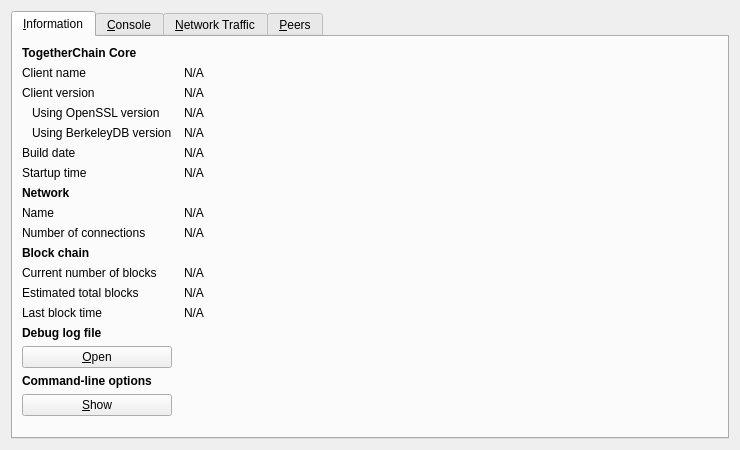
<?xml version="1.0" encoding="UTF-8"?>
<ui version="4.0">
 <class>RPCConsole</class>
 <widget class="QDialog" name="RPCConsole">
  <property name="geometry">
   <rect>
    <x>0</x>
    <y>0</y>
    <width>740</width>
    <height>450</height>
   </rect>
  </property>
  <property name="windowTitle">
   <string>TogetherChain - Debug window</string>
  </property>
  <layout class="QVBoxLayout" name="verticalLayout_2">
   <item>
    <widget class="QTabWidget" name="tabWidget">
     <property name="currentIndex">
      <number>0</number>
     </property>
     <widget class="QWidget" name="tab_info">
      <attribute name="title">
       <string>&amp;Information</string>
      </attribute>
      <layout class="QGridLayout" name="gridLayout" columnstretch="0,1">
       <property name="horizontalSpacing">
        <number>12</number>
       </property>
       <item row="0" column="0">
        <widget class="QLabel" name="label_9">
         <property name="font">
          <font>
           <weight>75</weight>
           <bold>true</bold>
          </font>
         </property>
         <property name="text">
          <string>TogetherChain Core</string>
         </property>
        </widget>
       </item>
       <item row="1" column="0">
        <widget class="QLabel" name="label_5">
         <property name="text">
          <string>Client name</string>
         </property>
        </widget>
       </item>
       <item row="1" column="1">
        <widget class="QLabel" name="clientName">
         <property name="cursor">
          <cursorShape>IBeamCursor</cursorShape>
         </property>
         <property name="text">
          <string>N/A</string>
         </property>
         <property name="textFormat">
          <enum>Qt::PlainText</enum>
         </property>
         <property name="textInteractionFlags">
          <set>Qt::LinksAccessibleByMouse|Qt::TextSelectableByKeyboard|Qt::TextSelectableByMouse</set>
         </property>
        </widget>
       </item>
       <item row="2" column="0">
        <widget class="QLabel" name="label_6">
         <property name="text">
          <string>Client version</string>
         </property>
        </widget>
       </item>
       <item row="2" column="1">
        <widget class="QLabel" name="clientVersion">
         <property name="cursor">
          <cursorShape>IBeamCursor</cursorShape>
         </property>
         <property name="text">
          <string>N/A</string>
         </property>
         <property name="textFormat">
          <enum>Qt::PlainText</enum>
         </property>
         <property name="textInteractionFlags">
          <set>Qt::LinksAccessibleByMouse|Qt::TextSelectableByKeyboard|Qt::TextSelectableByMouse</set>
         </property>
        </widget>
       </item>
       <item row="3" column="0">
        <widget class="QLabel" name="label_14">
         <property name="text">
          <string>Using OpenSSL version</string>
         </property>
         <property name="indent">
          <number>10</number>
         </property>
        </widget>
       </item>
       <item row="3" column="1">
        <widget class="QLabel" name="openSSLVersion">
         <property name="cursor">
          <cursorShape>IBeamCursor</cursorShape>
         </property>
         <property name="text">
          <string>N/A</string>
         </property>
         <property name="textFormat">
          <enum>Qt::PlainText</enum>
         </property>
         <property name="textInteractionFlags">
          <set>Qt::LinksAccessibleByMouse|Qt::TextSelectableByKeyboard|Qt::TextSelectableByMouse</set>
         </property>
        </widget>
       </item>
       <item row="4" column="0">
        <widget class="QLabel" name="label_berkeleyDBVersion">
         <property name="text">
          <string>Using BerkeleyDB version</string>
         </property>
         <property name="indent">
          <number>10</number>
         </property>
        </widget>
       </item>
       <item row="4" column="1">
        <widget class="QLabel" name="berkeleyDBVersion">
         <property name="cursor">
          <cursorShape>IBeamCursor</cursorShape>
         </property>
         <property name="text">
          <string>N/A</string>
         </property>
         <property name="textFormat">
          <enum>Qt::PlainText</enum>
         </property>
         <property name="textInteractionFlags">
          <set>Qt::LinksAccessibleByMouse|Qt::TextSelectableByKeyboard|Qt::TextSelectableByMouse</set>
         </property>
        </widget>
       </item>
       <item row="5" column="0">
        <widget class="QLabel" name="label_12">
         <property name="text">
          <string>Build date</string>
         </property>
        </widget>
       </item>
       <item row="5" column="1">
        <widget class="QLabel" name="buildDate">
         <property name="cursor">
          <cursorShape>IBeamCursor</cursorShape>
         </property>
         <property name="text">
          <string>N/A</string>
         </property>
         <property name="textFormat">
          <enum>Qt::PlainText</enum>
         </property>
         <property name="textInteractionFlags">
          <set>Qt::LinksAccessibleByMouse|Qt::TextSelectableByKeyboard|Qt::TextSelectableByMouse</set>
         </property>
        </widget>
       </item>
       <item row="6" column="0">
        <widget class="QLabel" name="label_13">
         <property name="text">
          <string>Startup time</string>
         </property>
        </widget>
       </item>
       <item row="6" column="1">
        <widget class="QLabel" name="startupTime">
         <property name="cursor">
          <cursorShape>IBeamCursor</cursorShape>
         </property>
         <property name="text">
          <string>N/A</string>
         </property>
         <property name="textFormat">
          <enum>Qt::PlainText</enum>
         </property>
         <property name="textInteractionFlags">
          <set>Qt::LinksAccessibleByMouse|Qt::TextSelectableByKeyboard|Qt::TextSelectableByMouse</set>
         </property>
        </widget>
       </item>
       <item row="7" column="0">
        <widget class="QLabel" name="label_11">
         <property name="font">
          <font>
           <weight>75</weight>
           <bold>true</bold>
          </font>
         </property>
         <property name="text">
          <string>Network</string>
         </property>
        </widget>
       </item>
       <item row="8" column="0">
        <widget class="QLabel" name="label_8">
         <property name="text">
          <string>Name</string>
         </property>
        </widget>
       </item>
       <item row="8" column="1">
        <widget class="QLabel" name="networkName">
         <property name="cursor">
          <cursorShape>IBeamCursor</cursorShape>
         </property>
         <property name="text">
          <string>N/A</string>
         </property>
         <property name="textFormat">
          <enum>Qt::PlainText</enum>
         </property>
         <property name="textInteractionFlags">
          <set>Qt::LinksAccessibleByMouse|Qt::TextSelectableByKeyboard|Qt::TextSelectableByMouse</set>
         </property>
        </widget>
       </item>
       <item row="9" column="0">
        <widget class="QLabel" name="label_7">
         <property name="text">
          <string>Number of connections</string>
         </property>
        </widget>
       </item>
       <item row="9" column="1">
        <widget class="QLabel" name="numberOfConnections">
         <property name="cursor">
          <cursorShape>IBeamCursor</cursorShape>
         </property>
         <property name="text">
          <string>N/A</string>
         </property>
         <property name="textFormat">
          <enum>Qt::PlainText</enum>
         </property>
         <property name="textInteractionFlags">
          <set>Qt::LinksAccessibleByMouse|Qt::TextSelectableByKeyboard|Qt::TextSelectableByMouse</set>
         </property>
        </widget>
       </item>
       <item row="10" column="0">
        <widget class="QLabel" name="label_10">
         <property name="font">
          <font>
           <weight>75</weight>
           <bold>true</bold>
          </font>
         </property>
         <property name="text">
          <string>Block chain</string>
         </property>
        </widget>
       </item>
       <item row="11" column="0">
        <widget class="QLabel" name="label_3">
         <property name="text">
          <string>Current number of blocks</string>
         </property>
        </widget>
       </item>
       <item row="11" column="1">
        <widget class="QLabel" name="numberOfBlocks">
         <property name="cursor">
          <cursorShape>IBeamCursor</cursorShape>
         </property>
         <property name="text">
          <string>N/A</string>
         </property>
         <property name="textFormat">
          <enum>Qt::PlainText</enum>
         </property>
         <property name="textInteractionFlags">
          <set>Qt::LinksAccessibleByMouse|Qt::TextSelectableByKeyboard|Qt::TextSelectableByMouse</set>
         </property>
        </widget>
       </item>
       <item row="12" column="0">
        <widget class="QLabel" name="label_4">
         <property name="text">
          <string>Estimated total blocks</string>
         </property>
        </widget>
       </item>
       <item row="12" column="1">
        <widget class="QLabel" name="totalBlocks">
         <property name="cursor">
          <cursorShape>IBeamCursor</cursorShape>
         </property>
         <property name="text">
          <string>N/A</string>
         </property>
         <property name="textFormat">
          <enum>Qt::PlainText</enum>
         </property>
         <property name="textInteractionFlags">
          <set>Qt::LinksAccessibleByMouse|Qt::TextSelectableByKeyboard|Qt::TextSelectableByMouse</set>
         </property>
        </widget>
       </item>
       <item row="13" column="0">
        <widget class="QLabel" name="label_2">
         <property name="text">
          <string>Last block time</string>
         </property>
        </widget>
       </item>
       <item row="13" column="1">
        <widget class="QLabel" name="lastBlockTime">
         <property name="cursor">
          <cursorShape>IBeamCursor</cursorShape>
         </property>
         <property name="text">
          <string>N/A</string>
         </property>
         <property name="textFormat">
          <enum>Qt::PlainText</enum>
         </property>
         <property name="textInteractionFlags">
          <set>Qt::LinksAccessibleByMouse|Qt::TextSelectableByKeyboard|Qt::TextSelectableByMouse</set>
         </property>
        </widget>
       </item>
       <item row="13" column="0">
        <spacer name="verticalSpacer_2">
         <property name="orientation">
          <enum>Qt::Vertical</enum>
         </property>
         <property name="sizeHint" stdset="0">
          <size>
           <width>20</width>
           <height>20</height>
          </size>
         </property>
        </spacer>
       </item>
       <item row="14" column="0">
        <widget class="QLabel" name="labelDebugLogfile">
         <property name="font">
          <font>
           <weight>75</weight>
           <bold>true</bold>
          </font>
         </property>
         <property name="text">
          <string>Debug log file</string>
         </property>
        </widget>
       </item>
       <item row="15" column="0">
        <widget class="QPushButton" name="openDebugLogfileButton">
         <property name="toolTip">
          <string>Open the TogetherChain debug log file from the current data directory. This can take a few seconds for large log files.</string>
         </property>
         <property name="text">
          <string>&amp;Open</string>
         </property>
         <property name="autoDefault">
          <bool>false</bool>
         </property>
        </widget>
       </item>
       <item row="16" column="0">
        <widget class="QLabel" name="labelCLOptions">
         <property name="font">
          <font>
           <weight>75</weight>
           <bold>true</bold>
          </font>
         </property>
         <property name="text">
          <string>Command-line options</string>
         </property>
        </widget>
       </item>
       <item row="17" column="0">
        <widget class="QPushButton" name="showCLOptionsButton">
         <property name="toolTip">
          <string>Show the TogetherChain help message to get a list with possible TogetherChain command-line options.</string>
         </property>
         <property name="text">
          <string>&amp;Show</string>
         </property>
         <property name="autoDefault">
          <bool>false</bool>
         </property>
        </widget>
       </item>
       <item row="18" column="0">
        <spacer name="verticalSpacer">
         <property name="orientation">
          <enum>Qt::Vertical</enum>
         </property>
         <property name="sizeHint" stdset="0">
          <size>
           <width>20</width>
           <height>40</height>
          </size>
         </property>
        </spacer>
       </item>
      </layout>
     </widget>
     <widget class="QWidget" name="tab_console">
      <attribute name="title">
       <string>&amp;Console</string>
      </attribute>
      <layout class="QVBoxLayout" name="verticalLayout_3">
       <property name="spacing">
        <number>3</number>
       </property>
       <item>
        <widget class="QTextEdit" name="messagesWidget">
         <property name="minimumSize">
          <size>
           <width>0</width>
           <height>100</height>
          </size>
         </property>
         <property name="readOnly">
          <bool>true</bool>
         </property>
         <property name="tabKeyNavigation" stdset="0">
          <bool>false</bool>
         </property>
         <property name="columnCount" stdset="0">
          <number>2</number>
         </property>
        </widget>
       </item>
       <item>
        <layout class="QHBoxLayout" name="horizontalLayout">
         <property name="spacing">
          <number>3</number>
         </property>
         <item>
          <widget class="QLabel" name="label">
           <property name="text">
            <string notr="true">&gt;</string>
           </property>
          </widget>
         </item>
         <item>
          <widget class="QLineEdit" name="lineEdit"/>
         </item>
         <item>
          <widget class="QPushButton" name="clearButton">
           <property name="maximumSize">
            <size>
             <width>24</width>
             <height>24</height>
            </size>
           </property>
           <property name="toolTip">
            <string>Clear console</string>
           </property>
           <property name="text">
            <string/>
           </property>
           <property name="icon">
            <iconset resource="../bitcoin.qrc">
             <normaloff>:/icons/remove</normaloff>:/icons/remove</iconset>
           </property>
           <property name="shortcut">
            <string notr="true">Ctrl+L</string>
           </property>
           <property name="autoDefault">
            <bool>false</bool>
           </property>
          </widget>
         </item>
        </layout>
       </item>
      </layout>
     </widget>
     <widget class="QWidget" name="tab_nettraffic">
      <attribute name="title">
       <string>&amp;Network Traffic</string>
      </attribute>
      <layout class="QHBoxLayout" name="horizontalLayout_3">
       <item>
        <layout class="QVBoxLayout" name="verticalLayout_4">
         <item>
          <widget class="TrafficGraphWidget" name="trafficGraph" native="true">
           <property name="sizePolicy">
            <sizepolicy hsizetype="Expanding" vsizetype="Expanding">
             <horstretch>0</horstretch>
             <verstretch>0</verstretch>
            </sizepolicy>
           </property>
          </widget>
         </item>
         <item>
          <layout class="QHBoxLayout" name="horizontalLayout_2">
           <item>
            <widget class="QSlider" name="sldGraphRange">
             <property name="minimum">
              <number>1</number>
             </property>
             <property name="maximum">
              <number>288</number>
             </property>
             <property name="pageStep">
              <number>12</number>
             </property>
             <property name="value">
              <number>6</number>
             </property>
             <property name="orientation">
              <enum>Qt::Horizontal</enum>
             </property>
            </widget>
           </item>
           <item>
            <widget class="QLabel" name="lblGraphRange">
             <property name="minimumSize">
              <size>
               <width>100</width>
               <height>0</height>
              </size>
             </property>
             <property name="alignment">
              <set>Qt::AlignCenter</set>
             </property>
            </widget>
           </item>
           <item>
            <widget class="QPushButton" name="btnClearTrafficGraph">
             <property name="text">
              <string>&amp;Clear</string>
             </property>
             <property name="autoDefault">
              <bool>false</bool>
             </property>
            </widget>
           </item>
          </layout>
         </item>
        </layout>
       </item>
       <item>
        <layout class="QVBoxLayout" name="verticalLayout">
         <item>
          <widget class="QGroupBox" name="groupBox">
           <property name="title">
            <string>Totals</string>
           </property>
           <layout class="QVBoxLayout" name="verticalLayout_5">
            <item>
             <layout class="QHBoxLayout" name="horizontalLayout_4">
              <item>
               <widget class="Line" name="line">
                <property name="sizePolicy">
                 <sizepolicy hsizetype="Fixed" vsizetype="Fixed">
                  <horstretch>0</horstretch>
                  <verstretch>0</verstretch>
                 </sizepolicy>
                </property>
                <property name="minimumSize">
                 <size>
                  <width>10</width>
                  <height>0</height>
                 </size>
                </property>
                <property name="palette">
                 <palette>
                  <active>
                   <colorrole role="Light">
                    <brush brushstyle="SolidPattern">
                     <color alpha="255">
                      <red>0</red>
                      <green>255</green>
                      <blue>0</blue>
                     </color>
                    </brush>
                   </colorrole>
                  </active>
                  <inactive>
                   <colorrole role="Light">
                    <brush brushstyle="SolidPattern">
                     <color alpha="255">
                      <red>0</red>
                      <green>255</green>
                      <blue>0</blue>
                     </color>
                    </brush>
                   </colorrole>
                  </inactive>
                  <disabled>
                   <colorrole role="Light">
                    <brush brushstyle="SolidPattern">
                     <color alpha="255">
                      <red>0</red>
                      <green>255</green>
                      <blue>0</blue>
                     </color>
                    </brush>
                   </colorrole>
                  </disabled>
                 </palette>
                </property>
                <property name="orientation">
                 <enum>Qt::Horizontal</enum>
                </property>
               </widget>
              </item>
              <item>
               <widget class="QLabel" name="label_16">
                <property name="text">
                 <string>In:</string>
                </property>
               </widget>
              </item>
              <item>
               <widget class="QLabel" name="lblBytesIn">
                <property name="minimumSize">
                 <size>
                  <width>50</width>
                  <height>0</height>
                 </size>
                </property>
                <property name="alignment">
                 <set>Qt::AlignRight|Qt::AlignTrailing|Qt::AlignVCenter</set>
                </property>
               </widget>
              </item>
             </layout>
            </item>
            <item>
             <layout class="QHBoxLayout" name="horizontalLayout_5">
              <item>
               <widget class="Line" name="line_2">
                <property name="sizePolicy">
                 <sizepolicy hsizetype="Fixed" vsizetype="Fixed">
                  <horstretch>0</horstretch>
                  <verstretch>0</verstretch>
                 </sizepolicy>
                </property>
                <property name="minimumSize">
                 <size>
                  <width>10</width>
                  <height>0</height>
                 </size>
                </property>
                <property name="palette">
                 <palette>
                  <active>
                   <colorrole role="Light">
                    <brush brushstyle="SolidPattern">
                     <color alpha="255">
                      <red>255</red>
                      <green>0</green>
                      <blue>0</blue>
                     </color>
                    </brush>
                   </colorrole>
                  </active>
                  <inactive>
                   <colorrole role="Light">
                    <brush brushstyle="SolidPattern">
                     <color alpha="255">
                      <red>255</red>
                      <green>0</green>
                      <blue>0</blue>
                     </color>
                    </brush>
                   </colorrole>
                  </inactive>
                  <disabled>
                   <colorrole role="Light">
                    <brush brushstyle="SolidPattern">
                     <color alpha="255">
                      <red>255</red>
                      <green>0</green>
                      <blue>0</blue>
                     </color>
                    </brush>
                   </colorrole>
                  </disabled>
                 </palette>
                </property>
                <property name="orientation">
                 <enum>Qt::Horizontal</enum>
                </property>
               </widget>
              </item>
              <item>
               <widget class="QLabel" name="label_17">
                <property name="text">
                 <string>Out:</string>
                </property>
               </widget>
              </item>
              <item>
               <widget class="QLabel" name="lblBytesOut">
                <property name="minimumSize">
                 <size>
                  <width>50</width>
                  <height>0</height>
                 </size>
                </property>
                <property name="alignment">
                 <set>Qt::AlignRight|Qt::AlignTrailing|Qt::AlignVCenter</set>
                </property>
               </widget>
              </item>
             </layout>
            </item>
            <item>
             <spacer name="verticalSpacer_4">
              <property name="orientation">
               <enum>Qt::Vertical</enum>
              </property>
              <property name="sizeHint" stdset="0">
               <size>
                <width>20</width>
                <height>407</height>
               </size>
              </property>
             </spacer>
            </item>
           </layout>
          </widget>
         </item>
        </layout>
       </item>
      </layout>
     </widget>
     <widget class="QWidget" name="tab_peers">
      <attribute name="title">
       <string>&amp;Peers</string>
      </attribute>
      <layout class="QGridLayout" name="gridLayout_2">
       <item row="0" column="0" rowspan="2">
        <widget class="QTableView" name="peerWidget">
         <property name="horizontalScrollBarPolicy">
          <enum>Qt::ScrollBarAsNeeded</enum>
         </property>
         <property name="sortingEnabled">
          <bool>true</bool>
         </property>
         <attribute name="horizontalHeaderHighlightSections">
          <bool>false</bool>
         </attribute>
        </widget>
       </item>
       <item row="0" column="1">
        <widget class="QLabel" name="peerHeading">
         <property name="sizePolicy">
          <sizepolicy hsizetype="Preferred" vsizetype="Minimum">
           <horstretch>0</horstretch>
           <verstretch>0</verstretch>
          </sizepolicy>
         </property>
         <property name="minimumSize">
          <size>
           <width>300</width>
           <height>32</height>
          </size>
         </property>
         <property name="font">
          <font>
           <pointsize>10</pointsize>
          </font>
         </property>
         <property name="cursor">
          <cursorShape>IBeamCursor</cursorShape>
         </property>
         <property name="text">
          <string>Select a peer to view detailed information.</string>
         </property>
         <property name="alignment">
          <set>Qt::AlignHCenter|Qt::AlignTop</set>
         </property>
         <property name="wordWrap">
          <bool>true</bool>
         </property>
         <property name="textInteractionFlags">
          <set>Qt::LinksAccessibleByMouse|Qt::TextSelectableByKeyboard|Qt::TextSelectableByMouse</set>
         </property>
        </widget>
       </item>
       <item row="1" column="1">
        <widget class="QWidget" name="detailWidget" native="true">
         <property name="minimumSize">
          <size>
           <width>300</width>
           <height>0</height>
          </size>
         </property>
         <layout class="QGridLayout" name="gridLayout_3">
          <item row="0" column="0">
           <widget class="QLabel" name="label_23">
            <property name="text">
             <string>Peer ID</string>
            </property>
           </widget>
          </item>
          <item row="0" column="2">
           <widget class="QLabel" name="peerId">
            <property name="cursor">
             <cursorShape>IBeamCursor</cursorShape>
            </property>
            <property name="text">
             <string>N/A</string>
            </property>
            <property name="textFormat">
             <enum>Qt::PlainText</enum>
            </property>
            <property name="textInteractionFlags">
             <set>Qt::LinksAccessibleByMouse|Qt::TextSelectableByKeyboard|Qt::TextSelectableByMouse</set>
            </property>
           </widget>
          </item>
          <item row="1" column="0">
           <widget class="QLabel" name="label_23">
            <property name="text">
             <string>Direction</string>
            </property>
           </widget>
          </item>
          <item row="1" column="2">
           <widget class="QLabel" name="peerDirection">
            <property name="cursor">
             <cursorShape>IBeamCursor</cursorShape>
            </property>
            <property name="text">
             <string>N/A</string>
            </property>
            <property name="textFormat">
             <enum>Qt::PlainText</enum>
            </property>
            <property name="textInteractionFlags">
             <set>Qt::LinksAccessibleByMouse|Qt::TextSelectableByKeyboard|Qt::TextSelectableByMouse</set>
            </property>
           </widget>
          </item>
          <item row="2" column="0">
           <widget class="QLabel" name="label_21">
            <property name="text">
             <string>Version</string>
            </property>
           </widget>
          </item>
          <item row="2" column="2">
           <widget class="QLabel" name="peerVersion">
            <property name="cursor">
             <cursorShape>IBeamCursor</cursorShape>
            </property>
            <property name="text">
             <string>N/A</string>
            </property>
            <property name="textFormat">
             <enum>Qt::PlainText</enum>
            </property>
            <property name="textInteractionFlags">
             <set>Qt::LinksAccessibleByMouse|Qt::TextSelectableByKeyboard|Qt::TextSelectableByMouse</set>
            </property>
           </widget>
          </item>
          <item row="3" column="0">
           <widget class="QLabel" name="label_28">
            <property name="text">
             <string>User Agent</string>
            </property>
           </widget>
          </item>
          <item row="3" column="2">
           <widget class="QLabel" name="peerSubversion">
            <property name="cursor">
             <cursorShape>IBeamCursor</cursorShape>
            </property>
            <property name="text">
             <string>N/A</string>
            </property>
            <property name="textFormat">
             <enum>Qt::PlainText</enum>
            </property>
            <property name="textInteractionFlags">
             <set>Qt::LinksAccessibleByMouse|Qt::TextSelectableByKeyboard|Qt::TextSelectableByMouse</set>
            </property>
           </widget>
          </item>
          <item row="4" column="0">
           <widget class="QLabel" name="label_4">
            <property name="text">
             <string>Services</string>
            </property>
           </widget>
          </item>
          <item row="4" column="2">
           <widget class="QLabel" name="peerServices">
            <property name="cursor">
             <cursorShape>IBeamCursor</cursorShape>
            </property>
            <property name="text">
             <string>N/A</string>
            </property>
            <property name="textFormat">
             <enum>Qt::PlainText</enum>
            </property>
            <property name="textInteractionFlags">
             <set>Qt::LinksAccessibleByMouse|Qt::TextSelectableByKeyboard|Qt::TextSelectableByMouse</set>
            </property>
           </widget>
          </item>
          <item row="5" column="0">
           <widget class="QLabel" name="label_29">
            <property name="text">
             <string>Starting Height</string>
            </property>
           </widget>
          </item>
          <item row="5" column="2">
           <widget class="QLabel" name="peerHeight">
            <property name="cursor">
             <cursorShape>IBeamCursor</cursorShape>
            </property>
            <property name="text">
             <string>N/A</string>
            </property>
            <property name="textFormat">
             <enum>Qt::PlainText</enum>
            </property>
            <property name="textInteractionFlags">
             <set>Qt::LinksAccessibleByMouse|Qt::TextSelectableByKeyboard|Qt::TextSelectableByMouse</set>
            </property>
           </widget>
          </item>
          <item row="6" column="0">
           <widget class="QLabel" name="label_27">
            <property name="text">
             <string>Sync Height</string>
            </property>
           </widget>
          </item>
          <item row="6" column="2">
           <widget class="QLabel" name="peerSyncHeight">
            <property name="cursor">
             <cursorShape>IBeamCursor</cursorShape>
            </property>
            <property name="text">
             <string>N/A</string>
            </property>
            <property name="textFormat">
             <enum>Qt::PlainText</enum>
            </property>
            <property name="textInteractionFlags">
             <set>Qt::LinksAccessibleByMouse|Qt::TextSelectableByKeyboard|Qt::TextSelectableByMouse</set>
            </property>
           </widget>
          </item>
          <item row="7" column="0">
           <widget class="QLabel" name="label_24">
            <property name="text">
             <string>Ban Score</string>
            </property>
           </widget>
          </item>
          <item row="7" column="2">
           <widget class="QLabel" name="peerBanScore">
            <property name="cursor">
             <cursorShape>IBeamCursor</cursorShape>
            </property>
            <property name="text">
             <string>N/A</string>
            </property>
            <property name="textFormat">
             <enum>Qt::PlainText</enum>
            </property>
            <property name="textInteractionFlags">
             <set>Qt::LinksAccessibleByMouse|Qt::TextSelectableByKeyboard|Qt::TextSelectableByMouse</set>
            </property>
           </widget>
          </item>
          <item row="8" column="0">
           <widget class="QLabel" name="label_22">
            <property name="text">
             <string>Connection Time</string>
            </property>
           </widget>
          </item>
          <item row="8" column="2">
           <widget class="QLabel" name="peerConnTime">
            <property name="cursor">
             <cursorShape>IBeamCursor</cursorShape>
            </property>
            <property name="text">
             <string>N/A</string>
            </property>
            <property name="textFormat">
             <enum>Qt::PlainText</enum>
            </property>
            <property name="textInteractionFlags">
             <set>Qt::LinksAccessibleByMouse|Qt::TextSelectableByKeyboard|Qt::TextSelectableByMouse</set>
            </property>
           </widget>
          </item>
          <item row="9" column="0">
           <widget class="QLabel" name="label_15">
            <property name="text">
             <string>Last Send</string>
            </property>
           </widget>
          </item>
          <item row="9" column="2">
           <widget class="QLabel" name="peerLastSend">
            <property name="cursor">
             <cursorShape>IBeamCursor</cursorShape>
            </property>
            <property name="text">
             <string>N/A</string>
            </property>
            <property name="textFormat">
             <enum>Qt::PlainText</enum>
            </property>
            <property name="textInteractionFlags">
             <set>Qt::LinksAccessibleByMouse|Qt::TextSelectableByKeyboard|Qt::TextSelectableByMouse</set>
            </property>
           </widget>
          </item>
          <item row="10" column="0">
           <widget class="QLabel" name="label_19">
            <property name="text">
             <string>Last Receive</string>
            </property>
           </widget>
          </item>
          <item row="10" column="2">
           <widget class="QLabel" name="peerLastRecv">
            <property name="cursor">
             <cursorShape>IBeamCursor</cursorShape>
            </property>
            <property name="text">
             <string>N/A</string>
            </property>
            <property name="textFormat">
             <enum>Qt::PlainText</enum>
            </property>
            <property name="textInteractionFlags">
             <set>Qt::LinksAccessibleByMouse|Qt::TextSelectableByKeyboard|Qt::TextSelectableByMouse</set>
            </property>
           </widget>
          </item>
          <item row="11" column="0">
           <widget class="QLabel" name="label_18">
            <property name="text">
             <string>Bytes Sent</string>
            </property>
           </widget>
          </item>
          <item row="11" column="2">
           <widget class="QLabel" name="peerBytesSent">
            <property name="cursor">
             <cursorShape>IBeamCursor</cursorShape>
            </property>
            <property name="text">
             <string>N/A</string>
            </property>
            <property name="textFormat">
             <enum>Qt::PlainText</enum>
            </property>
            <property name="textInteractionFlags">
             <set>Qt::LinksAccessibleByMouse|Qt::TextSelectableByKeyboard|Qt::TextSelectableByMouse</set>
            </property>
           </widget>
          </item>
          <item row="12" column="0">
           <widget class="QLabel" name="label_20">
            <property name="text">
             <string>Bytes Received</string>
            </property>
           </widget>
          </item>
          <item row="12" column="2">
           <widget class="QLabel" name="peerBytesRecv">
            <property name="cursor">
             <cursorShape>IBeamCursor</cursorShape>
            </property>
            <property name="text">
             <string>N/A</string>
            </property>
            <property name="textFormat">
             <enum>Qt::PlainText</enum>
            </property>
            <property name="textInteractionFlags">
             <set>Qt::LinksAccessibleByMouse|Qt::TextSelectableByKeyboard|Qt::TextSelectableByMouse</set>
            </property>
           </widget>
          </item>
          <item row="13" column="0">
           <widget class="QLabel" name="label_26">
            <property name="text">
             <string>Ping Time</string>
            </property>
           </widget>
          </item>
          <item row="13" column="2">
           <widget class="QLabel" name="peerPingTime">
            <property name="cursor">
             <cursorShape>IBeamCursor</cursorShape>
            </property>
            <property name="text">
             <string>N/A</string>
            </property>
            <property name="textFormat">
             <enum>Qt::PlainText</enum>
            </property>
            <property name="textInteractionFlags">
             <set>Qt::LinksAccessibleByMouse|Qt::TextSelectableByKeyboard|Qt::TextSelectableByMouse</set>
            </property>
           </widget>
          </item>
          <item row="14" column="0">
           <widget class="QLabel" name="label_timeoffset">
            <property name="text">
             <string>Time Offset</string>
            </property>
           </widget>
          </item>
          <item row="14" column="2">
           <widget class="QLabel" name="timeoffset">
            <property name="cursor">
             <cursorShape>IBeamCursor</cursorShape>
            </property>
            <property name="text">
             <string>N/A</string>
            </property>
            <property name="textFormat">
             <enum>Qt::PlainText</enum>
            </property>
            <property name="textInteractionFlags">
             <set>Qt::LinksAccessibleByMouse|Qt::TextSelectableByKeyboard|Qt::TextSelectableByMouse</set>
            </property>
           </widget>
          </item>
          <item row="15" column="1">
           <spacer name="verticalSpacer_3">
            <property name="orientation">
             <enum>Qt::Vertical</enum>
            </property>
            <property name="sizeHint" stdset="0">
             <size>
              <width>20</width>
              <height>40</height>
             </size>
            </property>
           </spacer>
          </item>
         </layout>
        </widget>
       </item>
      </layout>
     </widget>
    </widget>
   </item>
  </layout>
 </widget>
 <customwidgets>
  <customwidget>
   <class>TrafficGraphWidget</class>
   <extends>QWidget</extends>
   <header>trafficgraphwidget.h</header>
   <container>1</container>
   <slots>
    <slot>clear()</slot>
   </slots>
  </customwidget>
 </customwidgets>
 <resources>
  <include location="../bitcoin.qrc"/>
 </resources>
 <connections/>
</ui>
